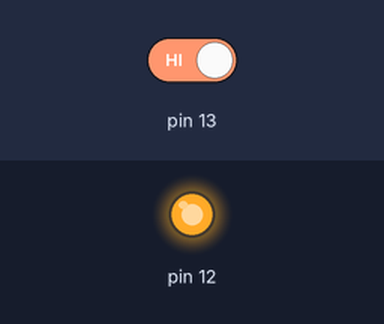
Bench run of a sketch on a simulated Arduino Uno, built with avr-gcc and run on an emulated ATmega328P. Parts: output pins drawn as LEDs (lit = HIGH). The test bench sets the inputs (shaded band); at power-on: pin 13 HIGH.

Above: at 1.2 s.
1.3 s: pin 13 driven LOW
At 2.0 s:
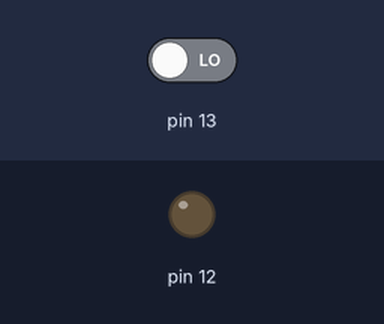
2.8 s: pin 13 driven HIGH
At 3.1 s:
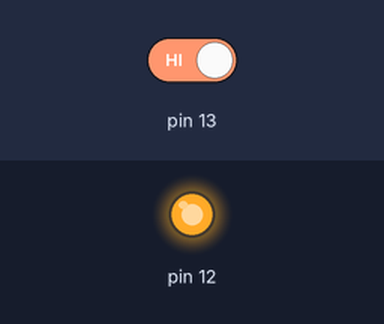
Timing chart, 0 to 5.8 s (numbered marks = the images above; inputs shaded):
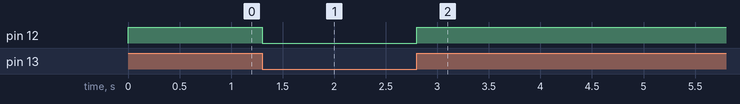

Measured:
- after the input at 1.3 s, pin 12: HIGH → LOW at once
- after the input at 2.8 s, pin 12: LOW → HIGH at once

The sketch:

arduino_sketch.ino
```cpp
int sw = 0;
void setup(){
  pinMode(12, OUTPUT);
  pinMode(13, INPUT);
}
void loop(){
  sw=digitalRead(13);
  if(sw==0){
    digitalWrite(12, LOW);
  }else{
    digitalWrite(12, HIGH);
  }
}
```
